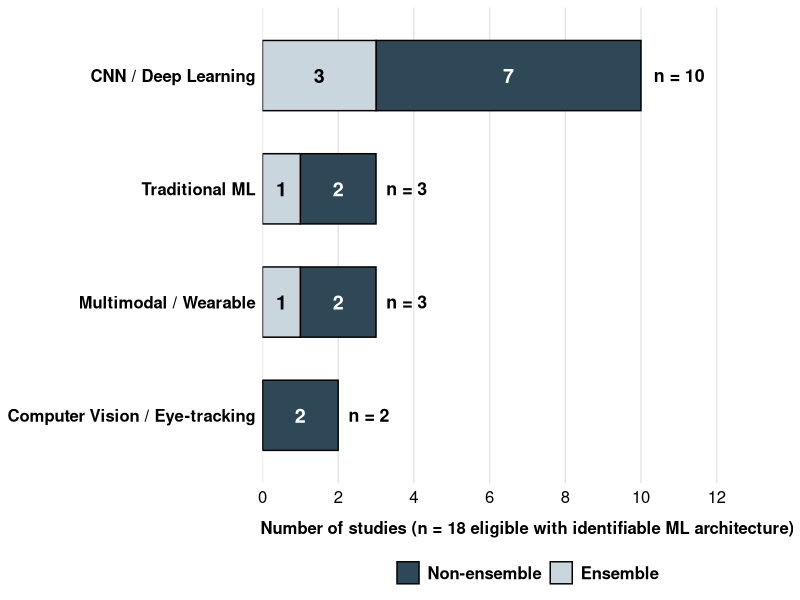
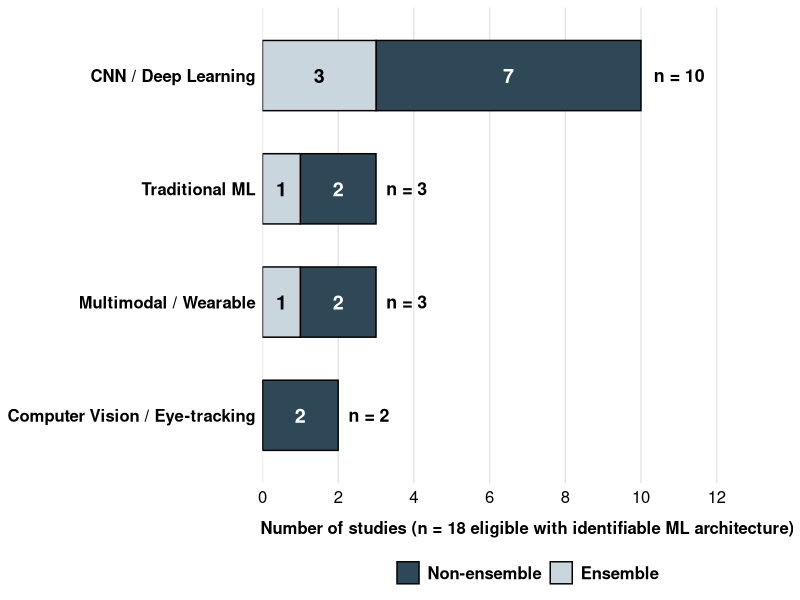

Source code (R) for these figures, in order:
library(ggplot2)
library(dplyr)

df_arch <- data.frame(
  Family = rep(c(
    "CNN / Deep Learning",
    "Traditional ML",
    "Multimodal / Wearable",
    "Computer Vision / Eye-tracking"
  ), each = 2),
  Configuration = rep(c("Non-ensemble", "Ensemble"), times = 4),
  Studies = c(
    7, 3,
    2, 1,
    2, 1,
    2, 0
  )
)

df_arch$Family <- factor(
  df_arch$Family,
  levels = c(
    "Computer Vision / Eye-tracking",
    "Multimodal / Wearable",
    "Traditional ML",
    "CNN / Deep Learning"
  )
)

df_arch$Configuration <- factor(
  df_arch$Configuration,
  levels = c("Non-ensemble", "Ensemble")
)

totals <- df_arch %>%
  group_by(Family) %>%
  summarise(Total = sum(Studies))

colors_conf <- c(
  "Non-ensemble" = "#2F4858",
  "Ensemble"     = "#C9D6DE"
)

p <- ggplot(df_arch, aes(x = Studies, y = Family, fill = Configuration)) +
  geom_bar(
    stat = "identity",
    width = 0.62,
    colour = "black",
    linewidth = 0.5
  ) +
  geom_text(
    aes(
      label = ifelse(Studies > 0, Studies, ""),
      colour = Configuration
    ),
    position = position_stack(vjust = 0.5),
    size = 5,
    fontface = "bold",
    show.legend = FALSE
  ) +
  geom_text(
    data = totals,
    inherit.aes = FALSE,
    aes(x = Total, y = Family, label = paste0("n = ", Total)),
    hjust = -0.25,
    size = 4.5,
    fontface = "bold",
    colour = "black"
  ) +
  scale_fill_manual(values = colors_conf, name = NULL) +
  scale_colour_manual(values = c(
    "Non-ensemble" = "white",
    "Ensemble"     = "black"
  )) +
  scale_x_continuous(
    limits = c(0, 14),
    breaks = seq(0, 12, 2),
    expand = c(0, 0)
  ) +
  labs(
    x = "Number of studies (n = 18 eligible with identifiable ML architecture)",
    y = NULL
  ) +
  theme_minimal(base_family = "sans") +
  theme(
    legend.position = "bottom",
    legend.text = element_text(size = 12, face = "bold", colour = "black"),
    axis.text.y = element_text(size = 12, face = "bold", colour = "black"),
    axis.text.x = element_text(size = 12, colour = "black"),
    axis.title.x = element_text(
      size = 12,
      face = "bold",
      colour = "black",
      margin = margin(t = 10)
    ),
    panel.grid.major.y = element_blank(),
    panel.grid.minor = element_blank(),
    panel.grid.major.x = element_line(colour = "gray90")
  )

ggsave("../images/fig_4.png", plot = p, width = 9, height = 5.2, dpi = 300)
ggsave("../images/fig_4.pdf", plot = p, width = 9, height = 5.2)
